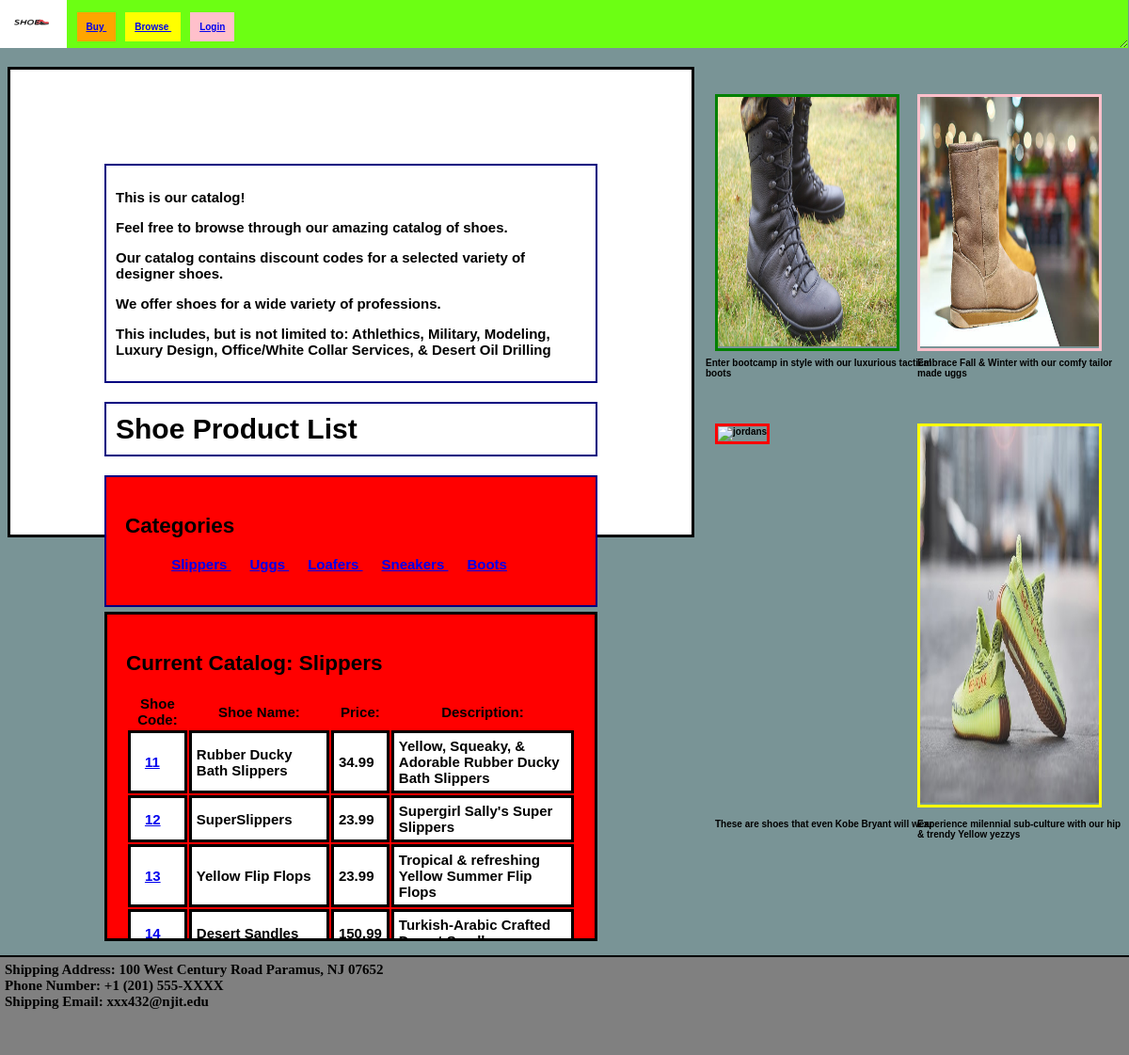
Screenshot of /shoes.php with the database file from the repository.
### tables this page shows
CREATE TABLE IF NOT EXISTS `shoecategories` (
`shoeCategoryID` int(11) NOT NULL,
  `shoeCategoryName` varchar(255) NOT NULL,
  `dateAdded` datetime NOT NULL
);

CREATE TABLE IF NOT EXISTS `shoes` (
`shoeID` int(11) NOT NULL,
  `shoeCategoryID` int(11) NOT NULL,
  `shoeCode` varchar(10) NOT NULL,
  `shoeName` varchar(255) NOT NULL,
  `description` text NOT NULL,
  `price` decimal(10,2) NOT NULL,
  `dateAdded` datetime NOT NULL
);

### shoes.php (the view, shortened to what this page needs)
<?php
    $shoe_category_id = filter_input(INPUT_GET, 'shoe_category_id', FILTER_VALIDATE_INT);
    if($shoe_category_id == NULL || $shoe_category_id == FALSE){
        $shoe_category_id = 1;
    }
    $shoe_query = 'SELECT * FROM shoecategories
                   WHERE shoeCategoryID = :shoe_category_id';
    $db = getDB();
    $statement1 = $db->prepare($shoe_query);
    $statement1->bindValue(':shoe_category_id', $shoe_category_id);
    $statement1->execute();
    $category = $statement1->fetch();
    $category_name = $category['shoeCategoryName'];
    $shoeQueryAllCategories = 'SELECT * FROM shoecategories
                               ORDER BY shoeCategoryID';
    $statement2 = $db->prepare($shoeQueryAllCategories);
    $statement2->execute();
    $shoe_categories = $statement2->fetchAll();
    $queryShoeProducts = 'SELECT * FROM shoes WHERE shoeCategoryID = :shoe_category_id';
    $statement3 = $db->prepare($queryShoeProducts);
    $statement3->bindValue(':shoe_category_id', $shoe_category_id);
    $statement3->execute();
    $shoeProducts = $statement3->fetchAll();
?>
<!DOCTYPE html>
<html>
<head>
    <link rel = "stylesheet" href = "main.css">
</head>
<body>
    <main>
    <div class = "header">
        <?php include('header.php'); ?>
    </div>
    <div class = "product-info-class">
        <div id = "main-shoe-paragraph">
            <p> This is our catalog! </p>
            <p> Feel free to browse through our amazing catalog of shoes. </p>
            <p> Our catalog contains discount codes for a selected variety of designer shoes. </p>
            <p> We offer shoes for a wide variety of professions. </p>
            <p>
                This includes, but is not limited to: Athlethics,
                Military, Modeling, Luxury Design, Office/White
                Collar Services, & Desert Oil Drilling
            </p>
        </div>
        <div class = "main_shoe_catalog">
            <h1 id = "shoe-header"> Shoe Product List </h1>
            <div id = "category-section">
            <aside>
                <h2> Categories </h2>
                <nav>
                    <ul>
                        <?php foreach($shoe_categories as $category) : ?>
                        <tr>
                            <a href = "?shoe_category_id=<?php
                                                        echo $category['shoeCategoryID'];
                                                     ?>">
                                                     <?php
                                                        echo $category['shoeCategoryName'];
                                                     ?>
                            </a>
                        </tr>
                        <?php endforeach; ?>
                    </ul>
                </nav>
            </aside>
            </div>
        </div>
        <section class = "shoe-table-data">
            <h2> Current Catalog: <?php echo $category_name; ?> </h2>
            <table>
                <tr>
                    <th> Shoe Code: </th>
                    <th> Shoe Name: </th>
                    <th> Price: </th>
                    <th> Description: </th>
                </tr>
                <?php foreach ($shoeProducts as $shoeProduct) : ?>
                <tr>
                    <td> <a href = "shoe_details_logged_out.php?shoe_code=<?php echo $shoeProduct['shoeCode'];?>" ?> <?php echo $shoeProduct['shoeCode'];?> </a> </td>
                    <td> <?php echo $shoeProduct['shoeName']; ?> </td>
                    <td> <?php echo $shoeProduct['price']; ?> </td>
                    <td> <?php echo $shoeProduct['description']; ?> </td>
                </tr>
                <?php endforeach; ?>
            </table>
        </section>
    </div>
    <figure>
    <div id = "airjordan-div">
        <img src = "images/airjordans.jpg" width = "190px" height = "400px" alt = "jordans">
    </div>
    <figcaption id = "jordan-shoe-fig"> These are shoes that even Kobe Bryant will wear </figcaption>
    </figure>
    <figure>
    <div id = "tacticalBoots-div">
        <img src = "images/tactical-boots.jpg" width = "190px" height = "265px" alt = "tacticalBoots">
    </div>
    <figcaption id = "tactical-shoe-fig"> Enter bootcamp in style with our luxurious tactical <br> boots</figcaption>
    </figure>
    <figure>
    <div id = "luxuryUggs-div">
        <img src = "images/luxury-uggs.jpg" width = "190px" height = "265px" alt = "luxuryUggs">
    </div>
    <figcaption id = "uggs-shoe-fig"> Embrace Fall & Winter with our comfy tailor <br>made uggs </figcaption>
    </figure>
    <figure>
    <div id = "yellow-yeazy-div">
        <img src ="images/yellow-yeezy.jpg" width = "190px" height = "400px" alt = "yeezy">
    </div>
    <figcaption id = "yeezys-shoe-fig"> Experience milennial sub-culture with our hip <br> & trendy Yellow yezzys </figcaption>
    </figure>
    <div class = "footer">
        <?php include('footer.php'); ?>
    </div>
    </main>
</body>
</html>

### header.php (shortened to what this page needs)
<header>
    <img class = "my_img_logo" src = "images\shoe-background.jpg" alt = "shoe-logo" height = "55px" width = "75px">
    <a id = "my_first_link" href = "home.php"> Buy </a>
    <a id = "my_second_link" href = "shoes.php"> Browse </a>
    <a id = "my_third_link" href = "login.php"> Login </a>
</header>

### footer.php (shortened to what this page needs)
<footer>
    <div id = "contact_info">
        <label> Shipping Address: 100 West Century Road Paramus, NJ 07652 </label> <br>
        <label> Phone Number: +1 (201) 555-XXXX </label> <br>
        <label> Shipping Email: xxx432@njit.edu </label>
    </div>
</footer>

### main.css (style rules this page uses)
html { background-color: #4294C2; font-size: 10px; font-family: 'Gill Sans', 'Gill Sans MT', 'Calibri', 'Trebuchet MS', sans-serif; font-weight: bolder; padding-bottom: 550px; max-width: 100%; height: auto; }
* { box-sizing: border-box; }
label { font-size: 15px; }
td { padding: 5px; border-style: solid; background-color: white; }
#main-shoe-paragraph { border: 2px solid navy; padding: 10px; }
#category-section { border: 2px solid navy; padding: 20px; background-color: red; }
#shoe-header { border: 2px solid navy; padding: 10px; }
div.product-info-class { padding: 100px; font-size: 15px; border-style: solid; width: 730px; margin: 0 auto; height: 500px; background-color: white; float: left; }
html { background-color: #799496; }
#airjordan-div { position: absolute; left: 760px; top: 450px; border-style: solid; border-color: red; }
.shoe-table-data { padding: 20px; margin-top: 1%; background-color: red; float: right; border-style: solid; overflow-y: auto; min-height: 250px; max-height: 350px; }
#jordan-shoe-fig { position: absolute; top: 870px; left: 760px; }
#yeezys-shoe-fig { position: absolute; top: 870px; left: 975px; }
#tactical-shoe-fig { top: 380px; position: absolute; left: 750px; }
#uggs-shoe-fig { top: 380px; position: absolute; left: 975px; }
#tacticalBoots-div { position: absolute; left: 760px; top: 100px; border-style: solid; border-color: green; }
#luxuryUggs-div { position: absolute; left: 975px; top: 100px; border-style: solid; border-color: pink; }
#yellow-yeazy-div { position: absolute; left: 975px; top: 450px; border-color: yellow; border-style: solid; }

### header.php (style rules this page uses)
header { background-color: #6CFF13; height: 55px; width: 101.6%; margin: -1%; margin-bottom: 20px; resize: both; overflow: auto; }
.my_img_logo { margin-left: 0px; top: 1%; bottom: 1%; left: 1%; right: 1%; }
#my_first_link { background-color: orange; padding: 10px; resize: both; overflow: auto; }
#my_second_link { margin: 0 auto; background-color: yellow; padding: 10px; resize: both; overflow: auto; }
a { bottom: 35%; right: 0.2%; position: relative; margin: 10px; resize: both; overflow: auto; }
#my_third_link { background-color: pink; padding: 10px; }

### footer.php (style rules this page uses)
footer { position: fixed; top: 90.5%; left: 0; right: 0; bottom: 0; background: gray; border-top: 2px solid #000; min-width: 200px; }
#contact_info { font-family: Georgia, serif; padding: 5px; size: 6px }

### rows the page displays
shoecategories: shoeCategoryName "Slippers"
shoecategories: shoeCategoryName "Uggs"
shoecategories: shoeCategoryName "Loafers"
shoecategories: shoeCategoryName "Sneakers"
shoecategories: shoeCategoryName "Boots"
shoes: shoeCode "11", shoeName "Rubber Ducky Bath Slippers", price "34.99", description "Yellow, Squeaky, & Adorable Rubber Ducky Bath Slippers"
shoes: shoeCode "12", shoeName "SuperSlippers", price "23.99", description "Supergirl Sally's Super Slippers"
shoes: shoeCode "13", shoeName "Yellow Flip Flops", price "23.99", description "Tropical & refreshing Yellow Summer Flip Flops"
shoes: shoeCode "14", shoeName "Desert Sandles", price "150.99", description "Turkish-Arabic Crafted…"
